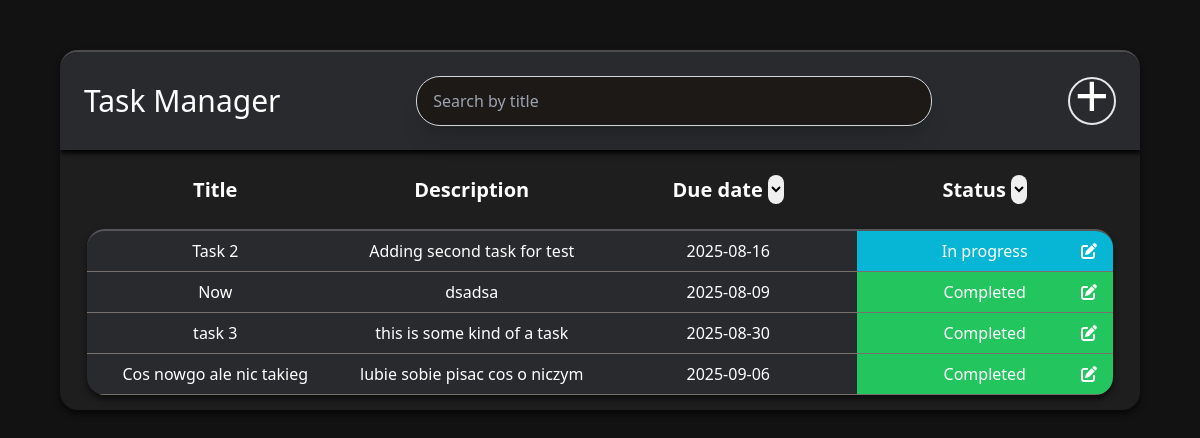
/dashboard (signed in), run on an earlier commit of the app's database.
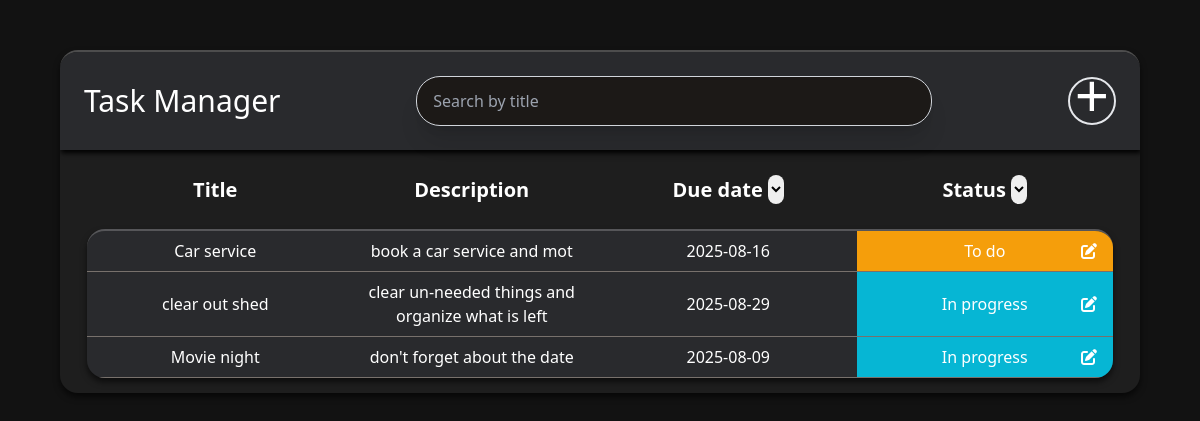
And on a later commit of the database.
### tables this page shows
CREATE TABLE tasks(
                    id INTEGER PRIMARY KEY AUTOINCREMENT,
                    user_id INTEGER NOT NULL,
                    title TEXT NOT NULL,
                    description TEXT,
                    due_date TEXT NOT NULL,
                    status TEXT NOT NULL, 
                    FOREIGN KEY (user_id) REFERENCES users (id) ON DELETE CASCADE
                    );

### app.py (the view)
@app.route("/dashboard")
@login_required
def dashboard():
     user_id = session.get("user_id")
     conn = get_db_connection()
     tasks = conn.execute("SELECT * FROM tasks WHERE user_id = ?", (user_id,)).fetchall()
     conn.close()
     return render_template("dashboard.html", username=session.get("username"), tasks=tasks)

### app.py (called while the page is built)
def login_required(f):
     @wraps(f)
     def decorated_function(*args, **kwargs):
          if "user_id" not in session:
               flash("You need to be logged in to access this page", "error")
               return redirect(url_for('login'))
          return f(*args, **kwargs)
     return decorated_function

### database.py (called while the page is built)
def get_db_connection():
     conn = sqlite3.connect(DATABASE)
     conn.row_factory = sqlite3.Row
     return conn

### templates/dashboard.html (shortened to what this page needs)
<!DOCTYPE html>
<html lang="en">
<head>
    <link href="{{ url_for('static', filename='style/style.css') }}" rel="stylesheet" />
    <script src="https://cdn.tailwindcss.com"></script>
</head>
<body class="bg-stone-900 text-white" id="dashboard-container">
        <div id="task-container">
            <div class="flex p-6 items-center justify-between" id="task-manager-header">
                <h1 class=" text-3xl">Task Manager</h1>
                <input type="text" name="search-by-title" id="search-by-title" placeholder="Search by title" class="w-[50%] px-4 py-3 bg-stone-900 border border-gray-300 dark:border-gray-600 rounded-3xl hover:border-gray-500 shadow-xl"/>
                <div class="flex items-center justify-center border-2 rounded-full w-12 h-12 hover:border-sky-500">
                    <a href="{{url_for('create_task')}}" class="flex items-center justify-center w-full h-full text-6xl -translate-y-1.5 hover:text-sky-500">+</a>
                </div>
            </div>
            <table id="table-header" class="mt-6 mb-6">
                <thead class="text-xl">
                    <th class="w-1/4">Title</th>
                    <th class="w-1/4">Description</th>
                    <th class="w-1/4">Due date
                        <select id="date-order" name="date-order" class="text-black w-4 rounded-full ">
                            <option value="Date Descending">Date Descending</option>
                        </select>
                    </th>
                    <th class="w-1/4">Status
                        <select id="status" name="status" class="text-black w-4 rounded-full ">
                            <option value="To do">To Do</option>
                        </select>
                    </th>
                </thead>
            </table>
            <div id="details-container">
            {% for task in tasks %}
                <div class="grid grid-cols-4  text-center  border-b border-stone-500">
                    <div class="p-2 flex justify-center items-center" >{{task["title"]}}</div>
                    <div class="p-2 flex justify-center items-center">{{task["description"]}}</div>
                    <div class="p-2 flex justify-center items-center">{{task["due_date"]}}</div>
                    {% if task["status"] == "To do" %}
                    <div class="p-2 bg-amber-500 flex items-center justify-center relative">{{task["status"]}}
                        <a href="{{url_for('edit_task', task_id=task['id'])}}"class="absolute right-4 hover:text-3xl">
                        <i class="fa-solid fa-pen-to-square "></i>
                        </a>
                    </div>
                    {% elif task["status"] == "In progress" %}
                    <div class="p-2 bg-cyan-500 flex items-center justify-center relative">{{task["status"]}}
                        <a href="{{url_for('edit_task', task_id=task['id'])}}"class="absolute right-4 hover:text-3xl">
                        <i class="fa-solid fa-pen-to-square "></i>
                        </a>
                    </div>
                    {% elif task["status"] == "Completed" %}
                    <div class="p-2 bg-green-500 flex items-center justify-center relative">{{task["status"]}}
                        <a href="{{url_for('edit_task', task_id=task['id'])}}" class="absolute right-4 hover:text-3xl" >
                        <i class="fa-solid fa-pen-to-square "></i>
                        </a>
                    </div>
                    {% endif %}
                </div>
            {% endfor %}
            </div>
        </div>
</body>
</html>

### static/style/style.css (style rules this page uses)
#dashboard-container { background-color: #121212 ; display: flex; width: 100%; justify-content: center; }
#task-container { max-width: 1100px; width: 90%; background-color: #1e1e1e; border-top: 2px solid rgba(255, 255, 255, 0.209); box-shadow: 0 4px 6px rgba(0,0,0,0.6); border-radius: 18px; overflow: hidden; margin-top: 50px; }
#task-manager-header { background-color: rgb(41, 42, 45); box-shadow: 1px 3px 5px black; }
#table-header { width: 95%; text-align: center; justify-self: center; }
#details-container { background-color: rgb(41, 42, 45); border-top: 2px solid rgba(255, 255, 255, 0.209); box-shadow: 0 4px 6px rgba(0,0,0,0.6); border-radius: 18px; width: 95%; justify-self: center; margin-bottom: 15px; overflow: hidden; }

What changed in the data, as far as the page shows it:
removed tasks: title "Task 2", description "Adding second task for test", due_date "2025-08-16", status "In progress"
removed tasks: title "Now", description "dsadsa", due_date "2025-08-09", status "Completed"
removed tasks: title "task 3", description "this is some kind of a task", due_date "2025-08-30", status "Completed"
removed tasks: title "Cos nowgo ale nic takieg", description "lubie sobie pisac cos o niczym", due_date "2025-09-06", status "Completed"
added tasks: title "Car service", description "book a car service and mot", due_date "2025-08-16", status "To do"
added tasks: title "clear out shed", description "clear un-needed things and organize what is left", due_date "2025-08-29", status "In progress"
added tasks: title "Movie night", description "don't forget about the date", due_date "2025-08-09", status "In progress"
